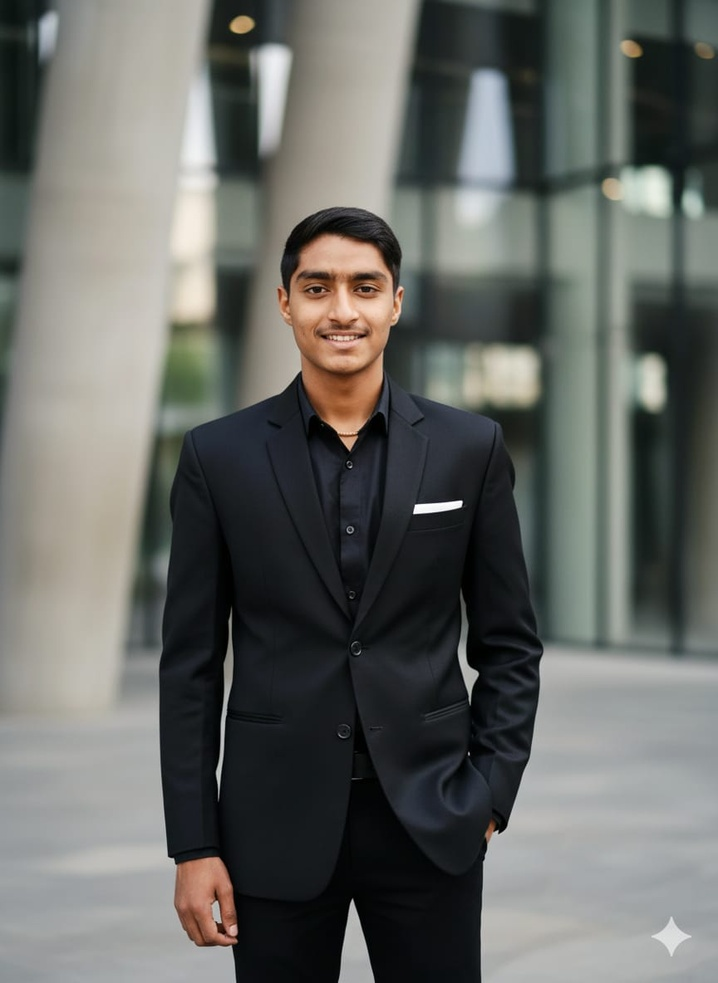
#> input picture Computer_Vision_Unit_II/12 _DFT/input.jpg, 718 x 983 px, shrunk from 864 x 1184 before the run
$ python program.py
#> lines starting #> are read from the running program, lines starting #| are printed output that depends on the picture
import cv2
import numpy as np

img = cv2.imread("input.jpg", 0)
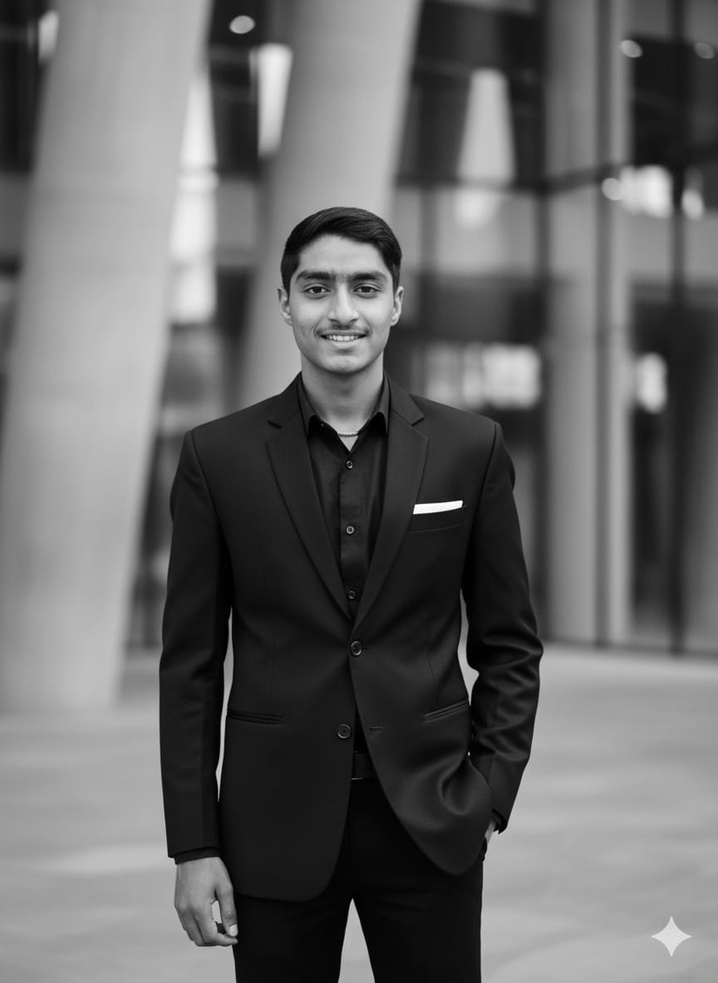
#> img: shape (983, 718); min 0, max 255, mean 103.2

print("1. Image loaded:", img is not None)
#| 1. Image loaded: True

if img is None:
    print("Error: input.jpg nahi mili!")
    exit()

dft = cv2.dft(np.float32(img), flags=cv2.DFT_COMPLEX_OUTPUT)
print("2. DFT calculated")

dft_shift = np.fft.fftshift(dft)

magnitude = cv2.magnitude(
    dft_shift[:, :, 0],
    dft_shift[:, :, 1]
)

magnitude = 20 * np.log(magnitude + 1)
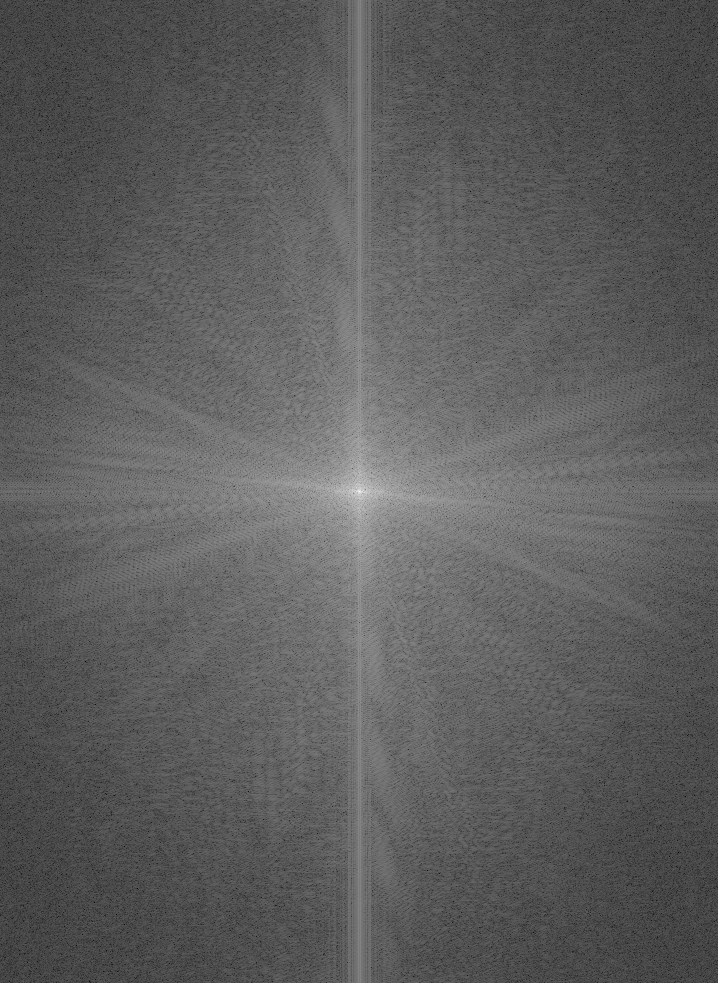
#> magnitude: shape (983, 718) float32; min 16.53, max 362.1, mean 143.2; drawn with min black and max white

magnitude = cv2.normalize(
    magnitude, None, 0, 255, cv2.NORM_MINMAX
)

magnitude = np.uint8(magnitude)

cv2.imwrite("output.png", magnitude)
print("3. output.png created")

cv2.imshow("DFT", magnitude)
print("4. DFT window opened")

cv2.waitKey(0)
cv2.destroyAllWindows()
